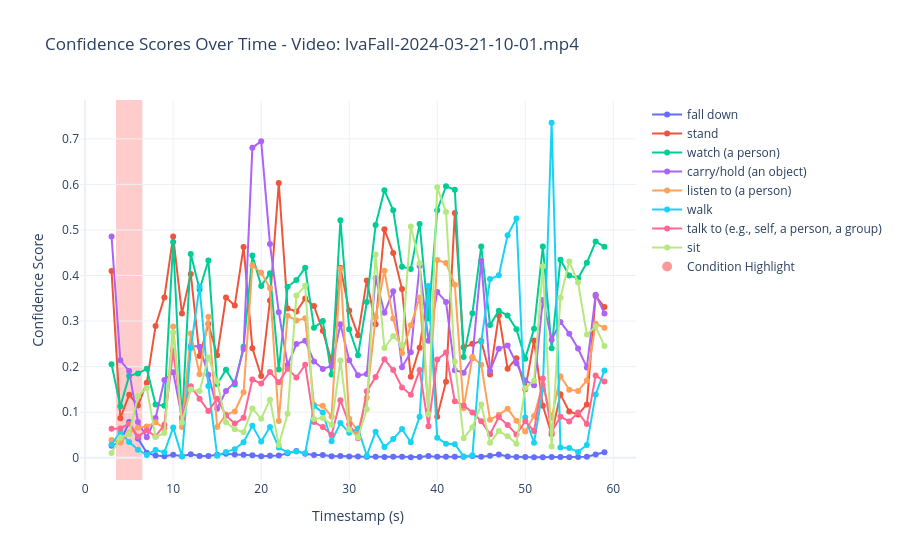

Notebook code cell kept with this figure:
### Code cell
df = filter_max_confidence_per_timestamp(ava_classwise_prediction, class_name="fall down")
condition = {
    "condition": (df["fall down"] > 0.03) & (df["stand"] < 0.15) & (df["walk"] < 0.15) & 
    (df["sit"] < 0.15) & (df["talk to (e.g., self, a person, a group)"] < 0.15)
}
plot_class_confidences(df, 
                       video_name="IvaFall-2024-03-21-10-01.mp4", 
                       class_list=["fall down", 'stand', 'watch (a person)',
                                    'carry/hold (an object)','listen to (a person)', 
                                    'walk', 'talk to (e.g., self, a person, a group)', "sit"], 
                       highlight_timestamps=None,
                      highlight_condition=condition)
